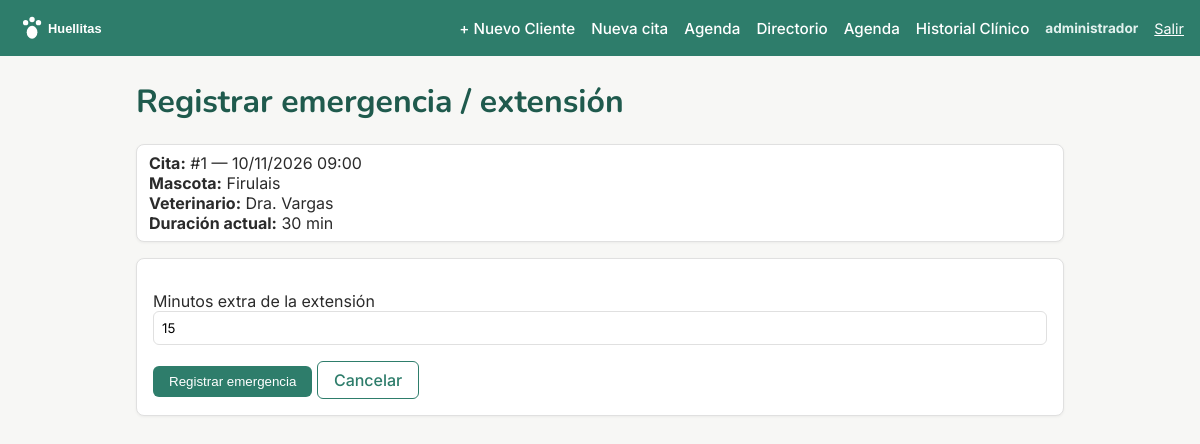
The app's page /citas/1/emergencia/ (signed in) with its own data.
### core/models.py (models this page shows, shortened)
class Cita(models.Model):
    PRIORIDADES = [
        (1, "Baja"),
        (2, "Media"),
        (3, "Alta"),
        (4, "Urgente"),
    ]
    ESTADOS = [
        ("programada", "Programada"),
        ("en_atencion", "En atención"),
        ("reprogramada", "Reprogramada"),
        ("cancelada", "Cancelada"),
        ("inasistencia", "Inasistencia"),
    ]
    cliente = models.ForeignKey(Cliente, on_delete=models.PROTECT)
    mascota = models.ForeignKey(Mascota, on_delete=models.PROTECT)
    veterinario = models.ForeignKey(Veterinario, on_delete=models.PROTECT)
    fecha = models.DateField()
    hora = models.TimeField()
    motivo = models.CharField(max_length=200)
    tipo = models.CharField(max_length=50)
    duracion_min = models.PositiveIntegerField(default=30)
    estado = models.CharField(max_length=20, choices=ESTADOS, default="programada")
    prioridad = models.PositiveSmallIntegerField(
        choices=PRIORIDADES, default=2, blank=True
    )
    class Meta:
        constraints = [
            models.UniqueConstraint(
                fields=["veterinario", "fecha", "hora"],
                condition=Q(estado__in=["programada", "en_atencion"]),
                name="unique_cita_vet_fecha_hora",
            )
        ]
        indexes = [
            models.Index(fields=["fecha"]),
            models.Index(fields=["veterinario"]),
        ]

class Mascota(models.Model):
    codigo = models.CharField(max_length=20, unique=True, editable=False)
    nombre = models.CharField(max_length=100)
    especie = models.CharField(max_length=50)
    cliente = models.ForeignKey(
        Cliente, on_delete=models.CASCADE, related_name="mascotas"
    )
    alergias = models.TextField(blank=True, default="")
    medicamentos_activos = models.TextField(blank=True, default="")
    class Meta:
        indexes = [models.Index(fields=["nombre"])]

class Veterinario(models.Model):
    nombre = models.CharField(max_length=150)
    usuario = models.OneToOneField(
        "auth.User", on_delete=models.SET_NULL, null=True, blank=True
    )

### web/views.py (the view, shortened to what this page needs)
# urls.py: path("citas/<int:cita_id>/emergencia/", views.registrar_emergencia_view, name="emergencia"),
@role_required("administrador", "veterinario")
def registrar_emergencia_view(request, cita_id):
    cita = get_object_or_404(Cita, pk=cita_id)
    resultado = None
    return render(request, "web/emergencia.html", {
        "cita": cita,
        "resultado": resultado,
    })

### web/templates/web/emergencia.html (shortened to what this page needs)
{% extends "base.html" %}
{% block content %}
<h1>Registrar emergencia / extensión</h1>
<p class="card" style="padding: 8px 12px;">
  <strong>Cita:</strong> #{{ cita.id }} — {{ cita.fecha|date:"d/m/Y" }} {{ cita.hora|time:"H:i" }}<br>
  <strong>Mascota:</strong> {{ cita.mascota.nombre }}<br>
  <strong>Veterinario:</strong> {{ cita.veterinario.nombre }}<br>
  <strong>Duración actual:</strong> {{ cita.duracion_min }} min
</p>
<div class="card" style="margin-top: 16px;">
  <form method="post">
    <p>
      <label for="minutos_extra">Minutos extra de la extensión</label><br>
      <input type="number" name="minutos_extra" id="minutos_extra" min="1" value="15" required>
    </p>
    <button type="submit" class="btn btn-primario">Registrar emergencia</button>
    <a href="{% url 'agenda' %}" class="btn btn-secundario">Cancelar</a>
  </form>
</div>
{% endblock %}

### web/templates/base.html (shortened to what this page needs)
{% load static %}
<!DOCTYPE html>
<html lang="es">
<head>
</head>
<body>
    <header>
    <img src="{% static 'img/logo.svg' %}" alt="Huellitas">
    <nav style="display: flex; gap: 16px; align-items: center;">
      {% if user.is_authenticated %}
        {% if user.groups.all.0.name == 'recepcionista' or user.is_superuser %}
          <a href="{% url 'crear_cliente' %}">+ Nuevo Cliente</a>
          <a href="{% url 'crear_cita' %}">Nueva cita</a>
          <a href="{% url 'agenda' %}">Agenda</a>
          <a href="{% url 'buscar_mascota' %}">Directorio</a>
        {% endif %}
        {% if user.groups.all.0.name == 'veterinario' or user.is_superuser %}
          <a href="{% url 'agenda' %}">Agenda</a>
          <a href="{% url 'buscar_mascota' %}">Historial Clínico</a>
        {% endif %}
        <div style="display: flex; gap: 16px; align-items: center; margin-left: 0;">
          <span style="font-size: 0.85em; color: #E2F1EE; white-space: nowrap;">
            <strong>{{ user.username }}</strong>
          </span>
          <form method="post" action="{% url 'logout' %}" style="margin: 0;">
            <button type="submit" style="background: none; border: none; color: white; text-decoration: underline; cursor: pointer; font-family: inherit; padding: 0; font-size: 0.9em;">
              Salir
            </button>
          </form>
        </div>
      {% else %}
        <a href="{% url 'login' %}">Ingresar</a>
      {% endif %}
    </nav>
  </header>
  <main>
    {% block content %}{% endblock %}
  </main>
</body>
</html>

### web/templates/base.html (style rules this page uses)
:root { --primario: #2E7D6B; --primario-oscuro: #1F5A4D; --acento: #F2A65A; --fondo: #F7F7F5; --texto: #2B2B2B; --texto-sec: #6B6B6B; --borde: #E0E0E0; }
* { box-sizing: border-box; }
body { margin: 0; font-family: 'Inter', system-ui, sans-serif; background: var(--fondo); color: var(--texto); }
header { background: var(--primario); color: white; padding: 12px 16px; display: flex; align-items: center; justify-content: space-between; flex-wrap: wrap; gap: 12px; }
header img { height: 32px; }
header nav { display: flex; flex-wrap: wrap; align-items: center; gap: 12px; width: 100%; }
@media (min-width: 768px) { header nav { width: auto; } }
header nav a { color: white; text-decoration: none; font-weight: 500; font-size: 0.95em; padding: 4px 0; }
main { max-width: 960px; margin: 24px auto; padding: 0 16px; }
h1, h2, h3 { font-family: 'Nunito', sans-serif; color: var(--primario-oscuro); }
.card { background: white; border: 1px solid var(--borde); border-radius: 8px; padding: 16px; box-shadow: 0 1px 3px rgba(0,0,0,0.05); }
.btn { display: inline-block; padding: 8px 16px; border-radius: 6px; font-weight: 500; text-decoration: none; cursor: pointer; border: none; }
.btn-primario { background: var(--primario); color: white; }
.btn-secundario { background: transparent; color: var(--primario); border: 1px solid var(--primario); }
input, select, textarea { width: 100%; padding: 8px; border: 1px solid var(--borde); border-radius: 6px; font-family: inherit; }

### records on screen
Cita: id "1", fecha "10/11/2026", hora "09:00", mascota.nombre "Firulais", veterinario.nombre "Dra. Vargas", duracion_min "30"

### other values on screen
{{ user.username }} "administrador"
